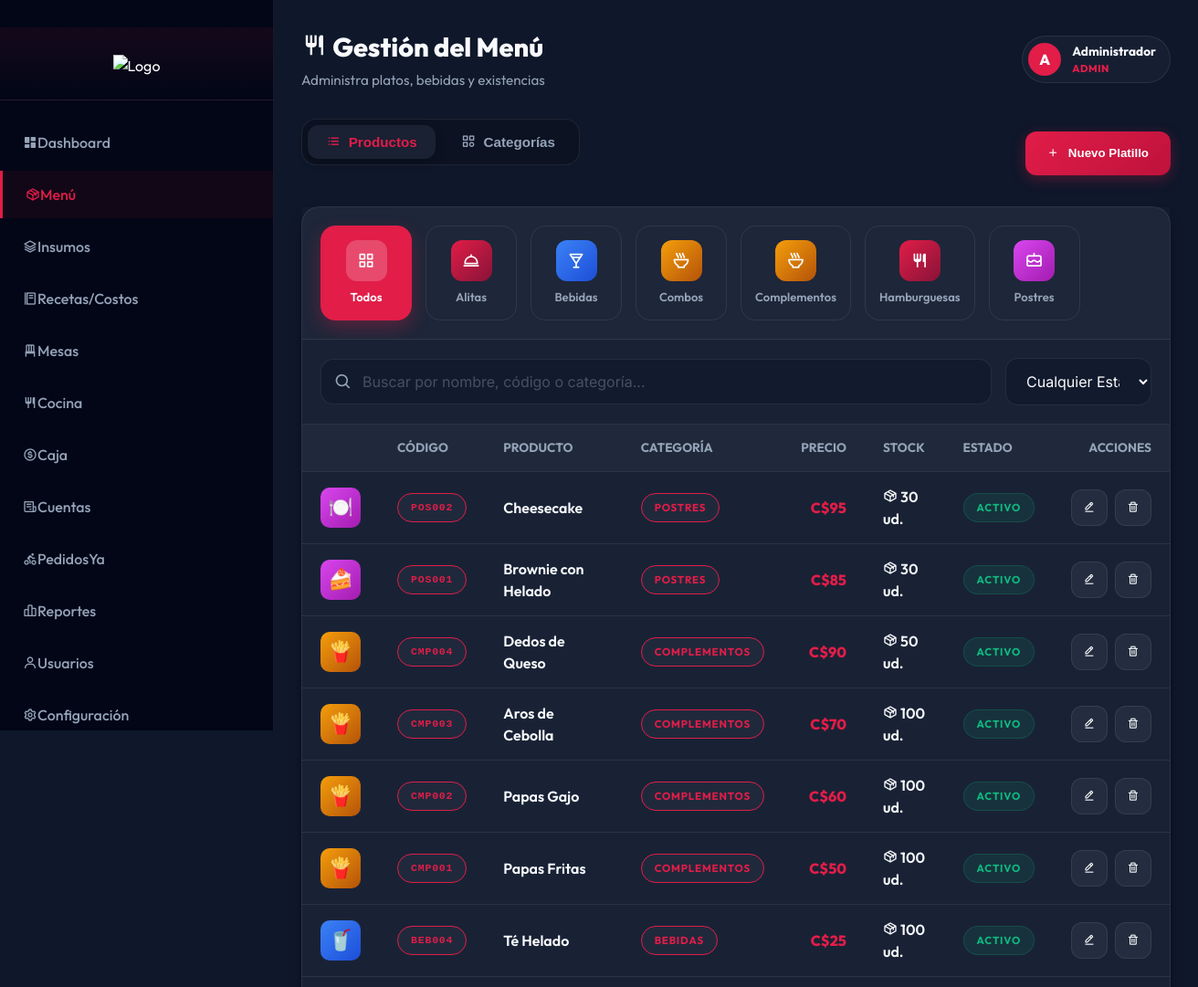
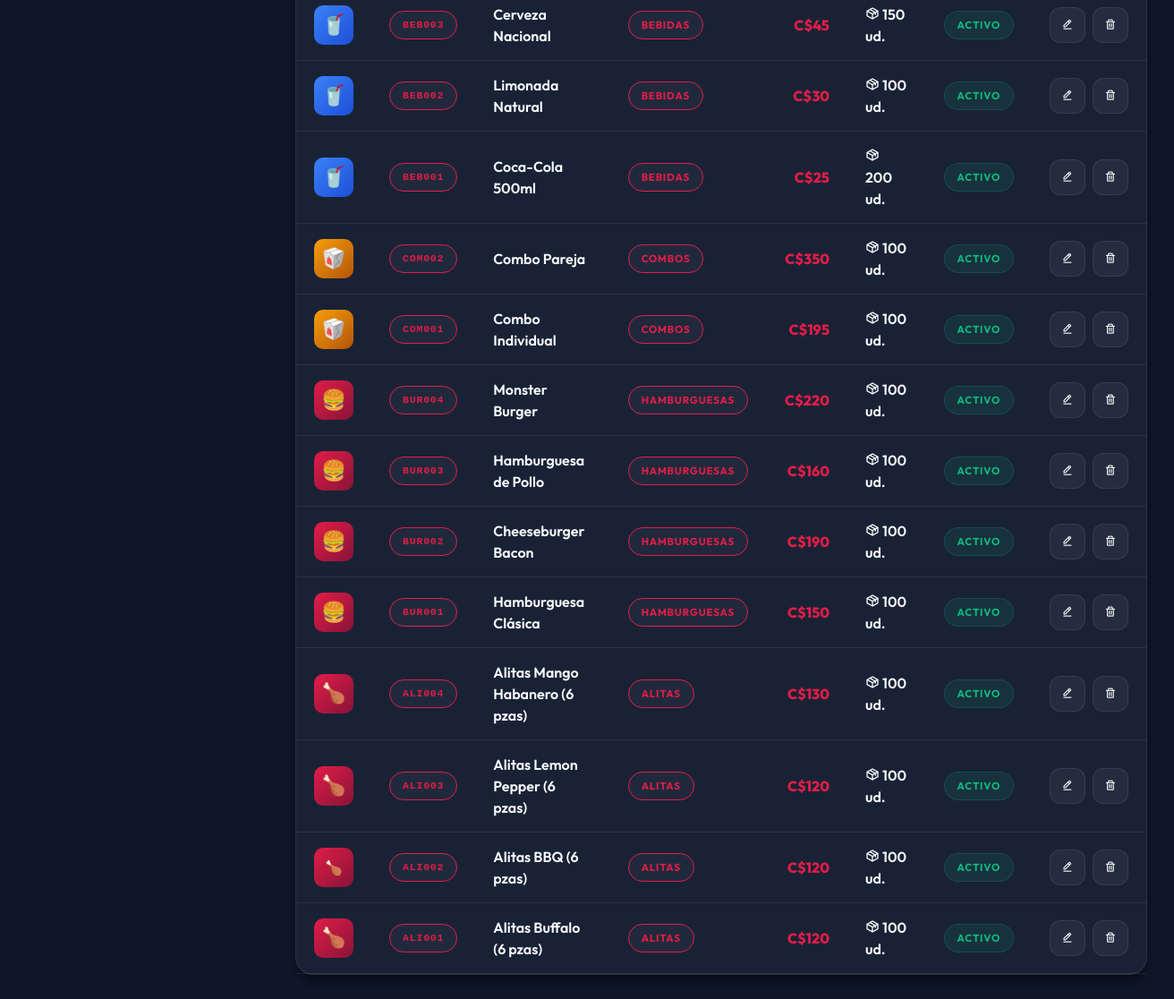
The app's page /productos.php (signed in) with its own data (2 pictures, top to bottom).
### tables this page shows
CREATE TABLE `roles` (
  `id` int(11) NOT NULL AUTO_INCREMENT,
  `name` varchar(50) NOT NULL,
  PRIMARY KEY (`id`),
  UNIQUE KEY `name` (`name`)
);

CREATE TABLE `categories` (
  `id` int(11) NOT NULL AUTO_INCREMENT,
  `name` varchar(100) NOT NULL,
  `date_created` timestamp NOT NULL DEFAULT current_timestamp(),
  PRIMARY KEY (`id`),
  UNIQUE KEY `name` (`name`)
);

CREATE TABLE `products` (
  `id` int(11) NOT NULL AUTO_INCREMENT,
  `code` varchar(50) NOT NULL,
  `name` varchar(150) NOT NULL,
  `description` text DEFAULT NULL,
  `price` decimal(10,2) NOT NULL,
  `stock` int(11) DEFAULT 0,
  `category_id` int(11) DEFAULT NULL,
  `image` varchar(255) DEFAULT NULL,
  `status` enum('active','inactive') DEFAULT 'active',
  `date_created` timestamp NOT NULL DEFAULT current_timestamp(),
  `image_url` varchar(255) DEFAULT NULL,
  `icon` varchar(50) DEFAULT '????',
  PRIMARY KEY (`id`),
  UNIQUE KEY `code` (`code`),
  KEY `category_id` (`category_id`),
  CONSTRAINT `products_ibfk_1` FOREIGN KEY (`category_id`) REFERENCES `categories` (`id`) ON DELETE SET NULL ON UPDATE CASCADE
);

### includes/modules_helper.php (called while the page is built, shortened)
<?php
function hasModuleAccess($pdo, $role_id, $module_key)
{
    if ($role_id == 1 || $role_id == 5) {
        return true;
    }
}

### productos.php (the view, shortened to what this page needs)
<?php
require_once __DIR__ . '/config/db.php';
require_once __DIR__ . '/includes/modules_helper.php';
$products = $pdo->query('SELECT p.*, c.name as category_name FROM products p LEFT JOIN categories c ON p.category_id = c.id ORDER BY p.id DESC')->fetchAll();
$categories = $pdo->query('SELECT * FROM categories ORDER BY name')->fetchAll();
$stmt = $pdo->prepare('SELECT name FROM roles WHERE id = ?');
$stmt->execute([$_SESSION['role_id']]);
$user_role_name = $stmt->fetchColumn() ?: 'Usuario';
?>
<?php include __DIR__ . '/includes/header.php'; ?>
<div class="dashboard-wrapper">
    <?php include __DIR__ . '/includes/sidebar.php'; ?>
    <main class="main-content">
        <div class="fc-header" style="margin-bottom: 30px;">
            <div class="fc-header-left">
                <h1><i class='bx bx-restaurant'></i> Gestión del Menú</h1>
                <p>Administra platos, bebidas y existencias</p>
            </div>
            <div class="fc-header-right">
                <div class="fc-user-pill">
                    <div class="fc-user-avatar"><?= strtoupper(substr($_SESSION['name'], 0, 1)) ?></div>
                    <div class="fc-user-info">
                        <span class="name"><?= htmlspecialchars($_SESSION['name']) ?></span>
                        <span class="role"><?= htmlspecialchars($user_role_name) ?></span>
                    </div>
                </div>
            </div>
        </div>
        <div style="display: flex; justify-content: space-between; align-items: center; margin-bottom: 20px; gap: 15px; flex-wrap: wrap;">
            <div class="fc-tabs">
                 <button class="fc-tab active" onclick="window.location.href='productos.php'">
                    <i class='bx bx-list-ul'></i> <span>Productos</span>
                </button>
                <button class="fc-tab" onclick="window.location.href='categorias.php'">
                    <i class='bx bx-category'></i> <span>Categorías</span>
                </button>
            </div>
            <button class="fc-btn fc-btn-primary" onclick="showAddModal()" style="height: 48px;">
                <i class='bx bx-plus'></i> Nuevo Platillo
            </button>
        </div>
        <div class="fc-card" style="padding: 0; margin-bottom: 25px;">
            <div class="visual-categories-wrapper">
                <div class="visual-category-card active" data-category="" onclick="filterByCategory(this, '')">
                    <div class="cat-icon grad-default"><i class='bx bx-grid-alt'></i></div>
                    <span class="cat-name">Todos</span>
                </div>
                <?php foreach ($categories as $cat): ?>
                    <?php
                    $cat_icon = 'bx-restaurant';
                    $cat_grad = 'grad-default';
                    $cat_name_lower = mb_strtolower($cat['name'], 'UTF-8');
                    if (strpos($cat_name_lower, 'alitas') !== false || strpos($cat_name_lower, 'pollo') !== false) {
                        $cat_icon = 'bx-dish';
                        $cat_grad = 'grad-warm';
                    } elseif (strpos($cat_name_lower, 'hamburguesa') !== false || strpos($cat_name_lower, 'burger') !== false) {
                        $cat_icon = 'bx-restaurant';
                        $cat_grad = 'grad-warm';
                    } elseif (strpos($cat_name_lower, 'bebida') !== false || strpos($cat_name_lower, 'refresco') !== false || strpos($cat_name_lower, 'soda') !== false) {
                        $cat_icon = 'bx-drink';
                        $cat_grad = 'grad-cool';
                    } elseif (strpos($cat_name_lower, 'postre') !== false || strpos($cat_name_lower, 'dulce') !== false) {
                        $cat_icon = 'bx-cake';
                        $cat_grad = 'grad-sweet';
                    } elseif (strpos($cat_name_lower, 'combo') !== false || strpos($cat_name_lower, 'complemento') !== false || strpos($cat_name_lower, 'papa') !== false || strpos($cat_name_lower, 'entrada') !== false) {
                        $cat_icon = 'bx-bowl-hot';
                        $cat_grad = 'grad-amber';
                    } elseif (strpos($cat_name_lower, 'pizza') !== false) {
                        $cat_icon = 'bx-pizza';
                        $cat_grad = 'grad-warm';
                    }
                    ?>
                    <div class="visual-category-card" data-category="<?= htmlspecialchars($cat['name']) ?>"
                        onclick="filterByCategory(this, '<?= htmlspecialchars($cat['name']) ?>')">
                        <div class="cat-icon <?= $cat_grad ?>"><i class='bx <?= $cat_icon ?>'></i></div>
                        <span class="cat-name"><?= htmlspecialchars($cat['name']) ?></span>
                    </div>
                <?php endforeach; ?>
            </div>
            <div class="filter-controls-row" style="display: flex; gap: 15px; padding: 20px; align-items: center; border-bottom: 1px solid var(--fc-border);">
                <div style="position: relative; flex: 1;">
                    <i class='bx bx-search' style="position: absolute; left: 15px; top: 50%; transform: translateY(-50%); color: var(--fc-text-sec); font-size: 20px;"></i>
                    <input type="text" id="searchInput" class="fc-input" placeholder="Buscar por nombre, código o categoría..." style="padding-left: 45px; width: 100%;">
                </div>
                <select id="statusFilter" class="fc-input" style="width: 160px;">
                    <option value="">Cualquier Estado</option>
                </select>
            </div>
            <div class="fc-table-responsive">
                <table class="fc-table" id="productsTable">
                    <thead>
                        <tr>
                            <th style="width: 60px;"></th>
                            <th>CÓDIGO</th>
                            <th>PRODUCTO</th>
                            <th>CATEGORÍA</th>
                            <th style="text-align: right;">PRECIO</th>
                            <th>STOCK</th>
                            <th>ESTADO</th>
                            <th style="text-align: right;">ACCIONES</th>
                        </tr>
                    </thead>
                    <tbody>
                        <?php foreach ($products as $product): ?>
                            <?php
                            $emoji = $product['icon'] ?? '🍽️';
                            $gradientClass = 'grad-default';
                            $p_cat_name = mb_strtolower($product['category_name'] ?? '', 'UTF-8');
                            if (strpos($p_cat_name, 'alitas') !== false || strpos($p_cat_name, 'hamburguesa') !== false || strpos($p_cat_name, 'pizza') !== false) {
                                $gradientClass = 'grad-warm';
                            } elseif (strpos($p_cat_name, 'bebida') !== false) {
                                $gradientClass = 'grad-cool';
                            } elseif (strpos($p_cat_name, 'combo') !== false || strpos($p_cat_name, 'complemento') !== false || strpos($p_cat_name, 'entrada') !== false) {
                                $gradientClass = 'grad-amber';
                            } elseif (strpos($p_cat_name, 'postre') !== false) {
                                $gradientClass = 'grad-sweet';
                            }
                            ?>
                            <tr data-category="<?= htmlspecialchars($product['category_name'] ?? '') ?>" data-status="<?= $product['status'] === 'active' ? 'Activo' : 'Inactivo' ?>">
                                <td>
                                    <div class="product-mini-img <?= $gradientClass ?>">
                                        <?php if (!empty($product['image_url'])): ?>
                                            <span class="thumb-fallback" style="display:none;"><?= $emoji ?></span>
                                        <?php else: ?>
                                            <span class="thumb-emoji"><?= $emoji ?></span>
                                        <?php endif; ?>
                                    </div>
                                </td>
                                <td><span class="fc-badge fc-badge-outline" style="font-family: monospace;"><?= htmlspecialchars($product['code']) ?></span></td>
                                <td>
                                    <div style="font-weight: 600; color: var(--fc-text-main);">
                                        <?= htmlspecialchars($product['name']) ?>
                                    </div>
                                </td>
                                <td>
                                    <span class="fc-badge fc-badge-outline" style="background: rgba(255,255,255,0.03);">
                                        <?= htmlspecialchars($product['category_name'] ?? 'Sin categoría') ?>
                                    </span>
                                </td>
                                <td style="text-align: right;">
                                    <div style="font-weight: 800; color: var(--fc-primary); font-size: 16px;">
                                        C$<?= number_format($product['price'], 0) ?>
                                    </div>
                                </td>
                                <td>
                                    <div class="<?= $product['stock'] < 10 ? 'fc-text-rose' : '' ?>" style="font-weight: 600;">
                                        <i class='bx bx-package'></i> <?= $product['stock'] ?> ud.
                                    </div>
                                </td>
                                <td>
                                    <?php if ($product['status'] === 'active'): ?>
                                        <span class="fc-badge fc-badge-success">Activo</span>
                                    <?php else: ?>
                                        <span class="fc-badge fc-badge-rose">Inactivo</span>
                                    <?php endif; ?>
                                </td>
                                <td style="text-align: right;">
                                    <div style="display: flex; gap: 8px; justify-content: flex-end;">
                                        <?php if (hasModuleAccess($pdo, $_SESSION['role_id'], 'inventory_edit')): ?>
                                            <button class="fc-btn fc-btn-outline" style="width: 40px; height: 40px; padding: 0;"
                                                onclick="showEditModal(<?= htmlspecialchars(json_encode($product)) ?>)"
                                                title="Editar">
                                                <i class='bx bx-edit-alt'></i>
                                            </button>
                                        <?php endif; ?>
                                        <?php if (hasModuleAccess($pdo, $_SESSION['role_id'], 'inventory_delete')): ?>
                                            <form method="POST" style="display:inline;" onsubmit="confirmDelete(event, this)">
                                                <button type="submit" class="fc-btn fc-btn-outline" style="width: 40px; height: 40px; padding: 0; color: var(--fc-rose);"
                                                    title="Eliminar">
                                                    <i class='bx bx-trash'></i>
                                                </button>
                                            </form>
                                        <?php endif; ?>
                                    </div>
                                </td>
                            </tr>
                        <?php endforeach; ?>
                    </tbody>
                </table>
            </div>
        </div>
    </main>
</div>
<?php include __DIR__ . '/includes/footer.php'; ?>

### assets/css/style.css (style rules this page uses)
:root { --primary: #e11d48; --primary-dark: #be123c; --secondary: #4c1d95; --accent: #f43f5e; --success: #10b981; --danger: #ef4444; --bg-primary: #0f172a; --bg-secondary: #020617; --bg-card: rgba(30, 41, 59, 0.7); --text-primary: #f8fafc; --text-secondary: #94a3b8; --border-color: rgba(255, 255, 255, 0.05); --shadow: 0 10px 30px rgba(0, 0, 0, 0.4); }
* { margin: 0; padding: 0; box-sizing: border-box; }
body { font-family: "Inter", -apple-system, BlinkMacSystemFont, "Segoe UI", sans-serif; background: var(--bg-primary); color: var(--text-primary); line-height: 1.6; overflow-x: hidden; }
.dashboard-wrapper { display: flex; min-height: 100vh; }
.main-content { flex: 1; margin-left: 260px; padding: 30px; background: var(--bg-primary); }
* { scrollbar-width: thin; scrollbar-color: transparent transparent; transition: scrollbar-color 0.3s ease; }

### productos.php (style rules this page uses)
.visual-categories-wrapper { display: flex; gap: 15px; padding: 20px; overflow-x: auto; border-bottom: 1px solid var(--fc-border); background: rgba(255,255,255,0.02); }
.visual-category-card { display: flex; flex-direction: column; align-items: center; gap: 8px; padding: 15px; min-width: 100px; background: var(--fc-bg-dark); border: 1px solid var(--fc-border); border-radius: 16px; cursor: pointer; transition: all 0.3s ease; }
.visual-category-card.active { background: var(--fc-primary); border-color: var(--fc-primary); box-shadow: 0 8px 20px rgba(225, 29, 72, 0.3); }
.cat-icon { width: 45px; height: 45px; border-radius: 12px; display: flex; align-items: center; justify-content: center; font-size: 20px; color: white; }
.visual-category-card.active .cat-icon { background: rgba(255,255,255,0.2) !important; }
.visual-category-card.active .cat-name { color: white; }
.cat-name { font-size: 13px; font-weight: 600; color: var(--fc-text-sec); }
.product-mini-img { width: 44px; height: 44px; border-radius: 10px; display: flex; align-items: center; justify-content: center; overflow: hidden; }
.thumb-emoji { font-size: 22px; }
.grad-default { background: linear-gradient(135deg, #3f3f46, #18181b); }
.grad-warm { background: linear-gradient(135deg, var(--fc-primary), #881337); }
.grad-cool { background: linear-gradient(135deg, #3b82f6, #1d4ed8); }
.grad-amber { background: linear-gradient(135deg, #f59e0b, #b45309); }
.grad-sweet { background: linear-gradient(135deg, #d946ef, #a21caf); }

### records on screen
roles: name "ADMIN"
categories: name "Alitas"
categories: name "Bebidas"
categories: name "Combos"
categories: name "Complementos"
categories: name "Hamburguesas"
categories: name "Postres"
products: icon "🍽️", code "POS002", name "Cheesecake", category.name "POSTRES", price "95", stock "30", status "ACTIVO"
products: icon "🍰", code "POS001", name "Brownie con Helado", category.name "POSTRES", price "85", stock "30", status "ACTIVO"
products: icon "🍟", code "CMP004", name "Dedos de Queso", category.name "COMPLEMENTOS", price "90", stock "50", status "ACTIVO"
products: icon "🍟", code "CMP003", name "Aros de Cebolla", category.name "COMPLEMENTOS", price "70", stock "100", status "ACTIVO"
products: icon "🍟", code "CMP002", name "Papas Gajo", category.name "COMPLEMENTOS", price "60", stock "100", status "ACTIVO"
products: icon "🍟", code "CMP001", name "Papas Fritas", category.name "COMPLEMENTOS", price "50", stock "100", status "ACTIVO"
products: icon "🥤", code "BEB004", name "Té Helado", category.name "BEBIDAS", price "25", stock "100", status "ACTIVO"
products: icon "🥤", code "BEB003", name "Cerveza Nacional", category.name "BEBIDAS", price "45", stock "150", status "ACTIVO"
products: icon "🥤", code "BEB002", name "Limonada Natural", category.name "BEBIDAS", price "30", stock "100", status "ACTIVO"
products: icon "🥤", code "BEB001", name "Coca-Cola 500ml", category.name "BEBIDAS", price "25", stock "200", status "ACTIVO"
products: icon "🥡", code "COM002", name "Combo Pareja", category.name "COMBOS", price "350", stock "100", status "ACTIVO"
products: icon "🥡", code "COM001", name "Combo Individual", category.name "COMBOS", price "195", stock "100", status "ACTIVO"
products: icon "🍔", code "BUR004", name "Monster Burger", category.name "HAMBURGUESAS", price "220", stock "100", status "ACTIVO"
products: icon "🍔", code "BUR003", name "Hamburguesa de Pollo", category.name "HAMBURGUESAS", price "160", stock "100", status "ACTIVO"
products: icon "🍔", code "BUR002", name "Cheeseburger Bacon", category.name "HAMBURGUESAS", price "190", stock "100", status "ACTIVO"
products: icon "🍔", code "BUR001", name "Hamburguesa Clásica", category.name "HAMBURGUESAS", price "150", stock "100", status "ACTIVO"
products: icon "🍗", code "ALI004", name "Alitas Mango Habanero (6 pzas)", category.name "ALITAS", price "130", stock "100", status "ACTIVO"
products: icon "🍗", code "ALI003", name "Alitas Lemon Pepper (6 pzas)", category.name "ALITAS", price "120", stock "100", status "ACTIVO"
products: icon "🍗", code "ALI002", name "Alitas BBQ (6 pzas)", category.name "ALITAS", price "120", stock "100", status "ACTIVO"
products: icon "🍗", code "ALI001", name "Alitas Buffalo (6 pzas)", category.name "ALITAS", price "120", stock "100", status "ACTIVO"

### other values on screen
substr($_SESSION['name'], 0, 1) "A"
$_SESSION['name'] "Administrador"
